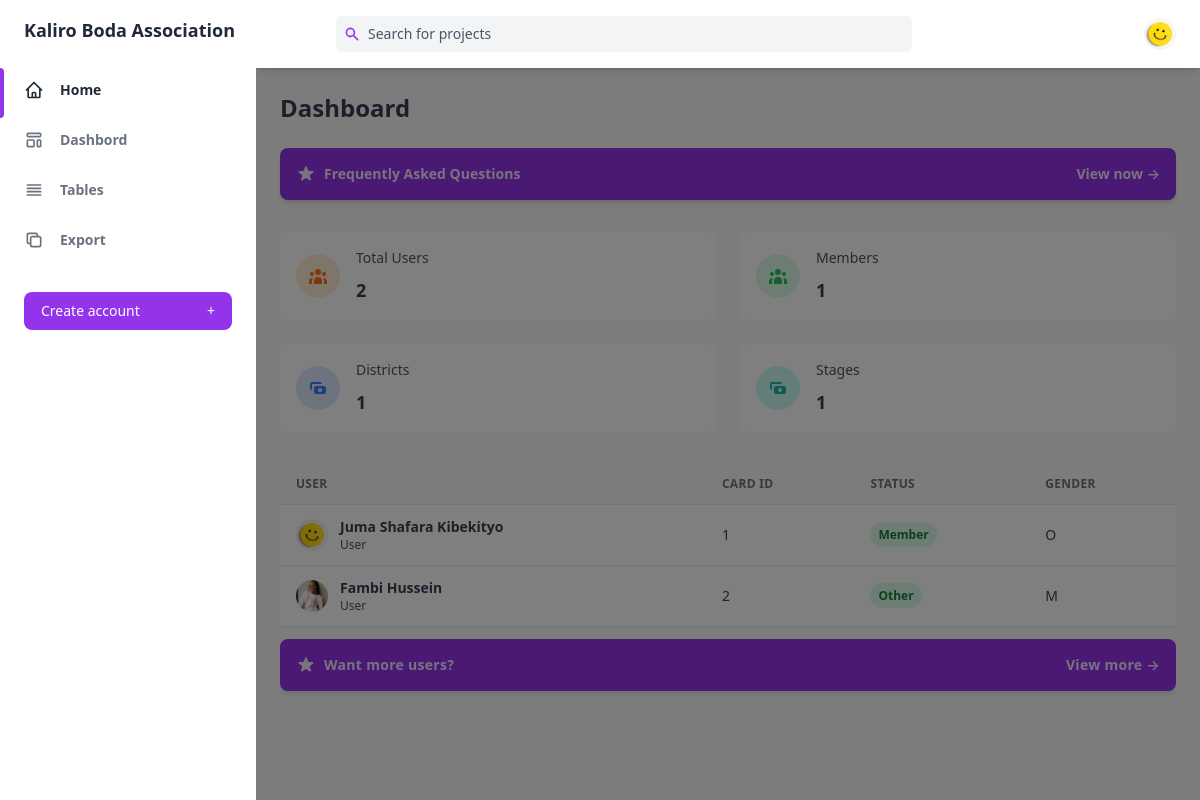
The page / on the database its author committed.
### accounts/models.py (models this page shows, shortened)
class User(AbstractUser):
    REQUIRED_FIELDS = ['first_name', 'last_name']
    GENDER_CHOICES = [('M', 'Male'), ('F', 'Female'), ('O', 'Other')]
    first_name = models.CharField(max_length=25)
    last_name = models.CharField(max_length=25)
    email = models.EmailField(verbose_name='User email', blank=True)
    gender = models.CharField(choices=GENDER_CHOICES,
                              max_length=1, default="O")
    display_picture = models.ImageField(
        default='display_pictures/smily.jpg', upload_to='display_pictures')

### kaliroboda/views.py (the view)
def dashbord(request):
    context = fetchAll()
    if context['sample_users']:
        template_name = 'kaliroboda/dashbord.html'
    else:
        template_name = 'kaliroboda/error.html'
    return render(request=request, template_name=template_name, context=context)

### kaliroboda/templates/kaliroboda/dashbord.html (shortened to what this page needs)
{% extends 'kaliroboda/base.html' %} {% block content%}
<main class="h-full overflow-y-auto">
  <div class="container px-6 mx-auto grid">
    <h2 class="my-6 text-2xl font-semibold text-gray-700 dark:text-gray-200">
      Dashboard
    </h2>
    <a
      class="flex items-center justify-between p-4 mb-8 text-sm font-semibold text-purple-100 bg-purple-600 rounded-lg shadow-md focus:outline-none focus:shadow-outline-purple"
      href=""
    >
      <div class="flex items-center">
        <span>Frequently Asked Questions</span>
      </div>
      <span>View now &RightArrow;</span>
    </a>
    <div class="grid gap-6 mb-8 md:grid-cols-2 xl:grid-cols-4">
      <div
        class="flex items-center p-4 bg-white rounded-lg shadow-xs dark:bg-gray-800"
      >
        <div
          class="p-3 mr-4 text-orange-500 bg-orange-100 rounded-full dark:text-orange-100 dark:bg-orange-500"
        >
        </div>
        <div>
          <p class="mb-2 text-sm font-medium text-gray-600 dark:text-gray-400">
            Total Users
          </p>
          <p class="text-lg font-semibold text-gray-700 dark:text-gray-200">
            {{total_users}}
          </p>
        </div>
      </div>
      <div
        class="flex items-center p-4 bg-white rounded-lg shadow-xs dark:bg-gray-800"
      >
        <div
          class="p-3 mr-4 text-green-500 bg-green-100 rounded-full dark:text-green-100 dark:bg-green-500"
        >
        </div>
        <div>
          <p class="mb-2 text-sm font-medium text-gray-600 dark:text-gray-400">
            Members
          </p>
          <p class="text-lg font-semibold text-gray-700 dark:text-gray-200">
            {{total_members}}
          </p>
        </div>
      </div>
      <div
        class="flex items-center p-4 bg-white rounded-lg shadow-xs dark:bg-gray-800"
      >
        <div
          class="p-3 mr-4 text-blue-500 bg-blue-100 rounded-full dark:text-blue-100 dark:bg-blue-500"
        >
          <svg class="w-5 h-5" fill="currentColor" viewBox="0 0 20 20">
            <path
              fill-rule="evenodd"
              d="M4 4a2 2 0 00-2 2v4a2 2 0 002 2V6h10a2 2 0 00-2-2H4zm2 6a2 2 0 012-2h8a2 2 0 012 2v4a2 2 0 01-2 2H8a2 2 0 01-2-2v-4zm6 4a2 2 0 100-4 2 2 0 000 4z"
              clip-rule="evenodd"
            ></path>
          </svg>
        </div>
        <div>
          <p class="mb-2 text-sm font-medium text-gray-600 dark:text-gray-400">
            Districts
          </p>
          <p class="text-lg font-semibold text-gray-700 dark:text-gray-200">
            {{total_districts}}
          </p>
        </div>
      </div>
      <div
        class="flex items-center p-4 bg-white rounded-lg shadow-xs dark:bg-gray-800"
      >
        <div
          class="p-3 mr-4 text-teal-500 bg-teal-100 rounded-full dark:text-teal-100 dark:bg-teal-500"
        >
          <svg class="w-5 h-5" fill="currentColor" viewBox="0 0 20 20">
            <path
              fill-rule="evenodd"
              d="M4 4a2 2 0 00-2 2v4a2 2 0 002 2V6h10a2 2 0 00-2-2H4zm2 6a2 2 0 012-2h8a2 2 0 012 2v4a2 2 0 01-2 2H8a2 2 0 01-2-2v-4zm6 4a2 2 0 100-4 2 2 0 000 4z"
              clip-rule="evenodd"
            ></path>
          </svg>
        </div>
        <div>
          <p class="mb-2 text-sm font-medium text-gray-600 dark:text-gray-400">
            Stages
          </p>
          <p class="text-lg font-semibold text-gray-700 dark:text-gray-200">
            {{total_stages}}
          </p>
        </div>
      </div>
    </div>
    {% if sample_users %}
    <div class="w-full overflow-hidden rounded-lg shadow-xs">
      <div class="w-full overflow-x-auto">
        <table class="w-full whitespace-no-wrap">
          <thead>
            <tr
              class="text-xs font-semibold tracking-wide text-left text-gray-500 uppercase border-b dark:border-gray-700 bg-gray-50 dark:text-gray-400 dark:bg-gray-800"
            >
              <th class="px-4 py-3">User</th>
              <th class="px-4 py-3">Card ID</th>
              <th class="px-4 py-3">Status</th>
              <th class="px-4 py-3">Gender</th>
            </tr>
          </thead>
          <tbody
            class="bg-white divide-y dark:divide-gray-700 dark:bg-gray-800"
          >
            {% for user in sample_users %}
            <tr class="text-gray-700 dark:text-gray-400">
              <td class="px-4 py-3">
                <a
                  href="{% url 'accounts:profile'%}?user_id={{user.id}}"
                  class="flex items-center text-sm"
                >
                  <div
                    class="relative hidden w-8 h-8 mr-3 rounded-full md:block"
                  >
                    <img
                      class="object-cover w-full h-full rounded-full"
                      src="{{user.display_picture.url}}"
                      alt=""
                      loading="lazy"
                    />
                    <div
                      class="absolute inset-0 rounded-full shadow-inner"
                      aria-hidden="true"
                    ></div>
                  </div>
                  <div>
                    <p class="font-semibold">
                      {{user.first_name}} {{user.last_name}}
                    </p>
                    <p class="text-xs text-gray-600 dark:text-gray-400">User</p>
                  </div>
                </a>
              </td>
              <td class="px-4 py-3 text-sm">{{user.id}}</td>
              <td class="px-4 py-3 text-xs">
                <span
                  class="px-2 py-1 font-semibold leading-tight text-green-700 bg-green-100 rounded-full dark:bg-green-700 dark:text-green-100"
                >
                  {% if user.member %}
                  <span>Member</span>
                  {% elif user.is_staff %}
                  <span>Staff</span>
                  {% else %}
                  <span>Other</span>
                  {% endif %}
                </span>
              </td>
              <td class="px-4 py-3 text-sm">{{user.gender}}</td>
            </tr>
            {% endfor %}
          </tbody>
        </table>
      </div>
      <div
        class="grid py-3 text-xs font-semibold tracking-wide text-gray-500 border-t dark:border-gray-700 bg-gray-50 dark:text-gray-400 dark:bg-gray-800"
      >
        <a
          class="flex items-center justify-between p-4 mb-8 text-sm font-semibold text-purple-100 bg-purple-600 rounded-lg shadow-md focus:outline-none focus:shadow-outline-purple"
          href="{% url 'accounts:user_table' %}"
        >
          <div class="flex items-center">
            <span>Want more users?</span>
          </div>
          <span>View more &RightArrow;</span>
        </a>
      </div>
    </div>
    {% else %}
    <h2 class="text-white">No users found</h2>
    {% endif %}
  </div>
</main>
{% endblock%}

### rows shown on the page
User: display_picture (picture), first_name "Juma Shafara", last_name "Kibekityo", id "1", shows "Member", gender "O"
User: display_picture (picture), first_name "Fambi", last_name "Hussein", id "2", is_staff "Other", gender "M"

### other values the page prints
{{ total_users }} "2"
{{ total_members }} "1"
{{ total_districts }} "1"
{{ total_stages }} "1"
